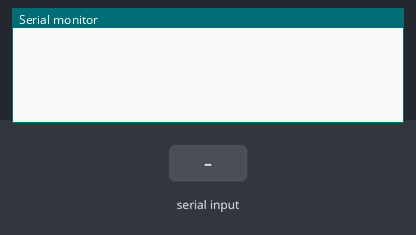
A sketch run on a simulated ESP32. Parts: the last lines printed to the serial monitor. The inputs (shaded band) are chosen by the test bench.

Above: at 1.2 s.
1.3 s: "90,45\n" received over Serial
At 1.9 s:
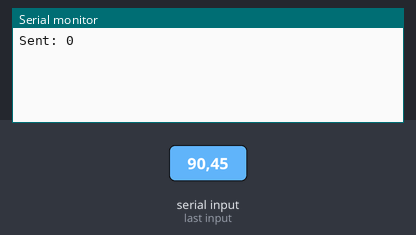
2.8 s: "90,45\n" received over the second serial link
At 3.3 s:
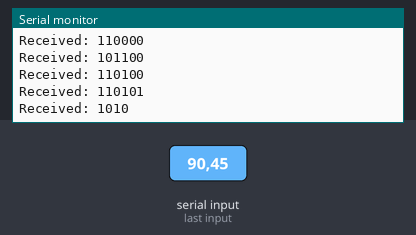
4.3 s: "30,150\n" received over the second serial link
At 5.7 s:
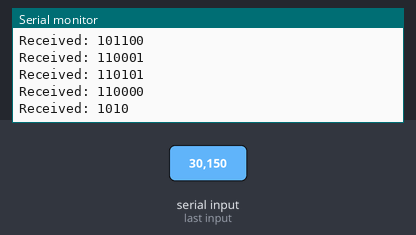
Timing chart, 0 to 7.3 s (numbered marks = the images above; inputs shaded):
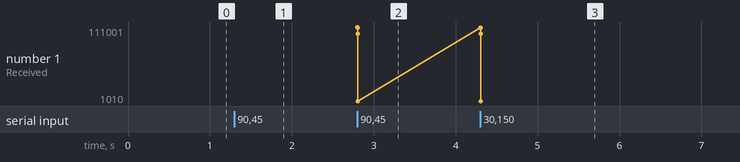

The sketch:

NexysA7_UART.ino
```cpp
HardwareSerial NexysA7_UART(2);

void setup()
{
  Serial.begin(115200);
  NexysA7_UART.begin(115200, SERIAL_8N1, 25, 26);
}

void loop()
{
    if(Serial.available())
    {
        String input = Serial.readStringUntil('\n');
        input.trim();

        long value = strtol(input.c_str(), NULL, 2);

        if(value >= 0 && value <= 255)
        {
          NexysA7_UART.write((byte)value);

          Serial.print("Sent: ");
          Serial.println(value, BIN);
        }
    }

    if(NexysA7_UART.available())
    {
        byte received = NexysA7_UART.read();

        Serial.print("Received: ");
        Serial.println(received, BIN);
    }
}
```

Measured:
- after the input at 1.3 s, the serial monitor: prints a new line at once (image 1)
- after the input at 2.8 s, the serial monitor: prints a new line at once (image 2)
- after the input at 4.3 s, the serial monitor: prints a new line at once (image 3)
